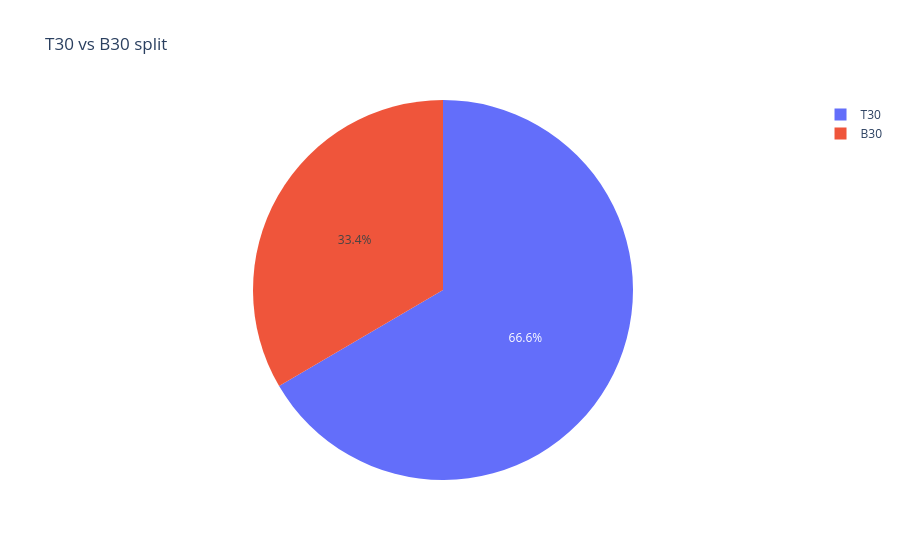

This figure's notebook cell:
### Markdown cell above
## 6. Geographic distribution

### Code cell
state_sip = age_sip.groupby('state', as_index=False)['amount_inr'].sum().sort_values('amount_inr', ascending=False)
plt.figure(figsize=(10,8))
sns.barplot(data=state_sip, y='state', x='amount_inr', orient='h')
plt.title('SIP amount by state')
plt.tight_layout()
plt.savefig(output_dir / 'sip_by_state.png')
plt.show()

city_dist = age_sip['city_tier'].value_counts().reset_index()
city_dist.columns = ['city_tier','count']
fig = px.pie(city_dist, names='city_tier', values='count', title='T30 vs B30 split')
fig.show()
try:
    fig.write_image(output_dir / 't30_b30_pie.png')
except Exception as e:
    print('PNG export skipped:', e)

### Figure 1 — Plotly figure (JSON) as saved in the notebook; plotly's stock layout.template omitted (floating-point values rounded to 4 significant figures)
{"data": [{"domain": {"x": [0, 1], "y": [0, 1]}, "hovertemplate": "city_tier=%{label}<br>count=%{value}<extra></extra>", "labels": ["T30", "B30"], "legendgroup": "", "name": "", "showlegend": true, "type": "pie", "values": [13123, 6593]}], "layout": {"legend": {"tracegroupgap": 0}, "title": {"text": "T30 vs B30 split"}}}
